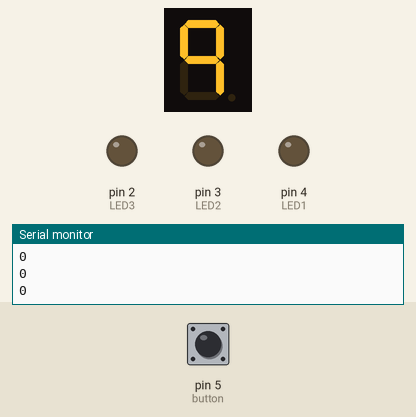
Simulated run of this sketch. Board: Arduino Uno, built with avr-gcc and run on an emulated ATmega328P. Parts: 1-digit seven-segment display, output pins drawn as LEDs (lit = HIGH), the last lines printed to the serial monitor. Wiring (inferred from the names in the program): 1-digit 7-segment display, segments lit when HIGH: segments pin 13, pin 12, pin 11, pin 10, pin 9, pin 8, pin 7. The inputs (shaded band) are chosen by the test bench; at power-on: pin 5 (button) LOW. Random numbers use the default seed unless the sketch sets one; the segment pins are drawn as the display they are named for; pins used as bus, display or sensor lines are not drawn.

Above: at 1.2 s.
1.3 s: pin 5 (button) pulled HIGH for 3.2 s
At 1.4 s:
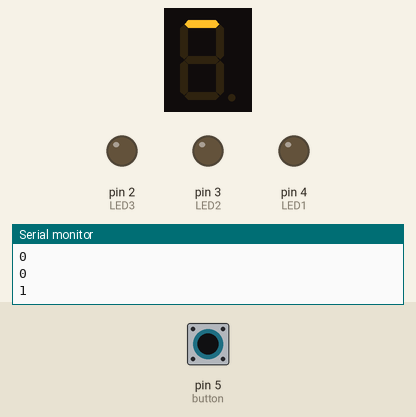
5.1 s: pin 5 (button) pulled HIGH for 1 s
6.7 s: pin 5 (button) pulled HIGH for 1 s
8.3 s: pin 5 (button) driven HIGH
At 9.76 s:
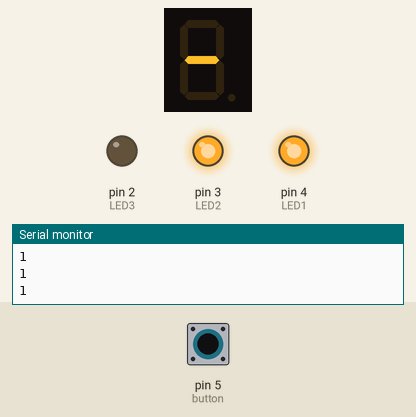
11.3 s: pin 5 (button) driven LOW
At 12.83 s:
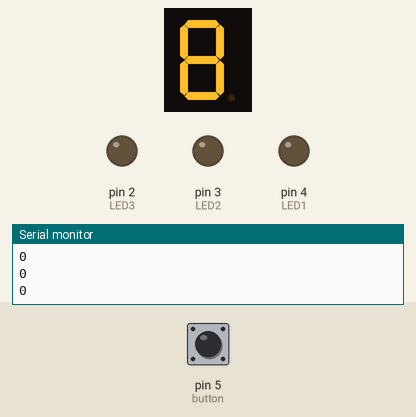
Timing chart, 0 to 14.2 s (numbered marks = the images above; inputs shaded):
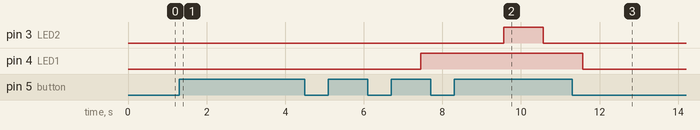

The sketch:

7_segment_game.ino
```cpp
//Created By: Aditya Bangalore.
//Date: March 28, 2020.
//This code was uploaded to the Arduino to play the seven segment display game.

#include <Metro.h> //Include a timing library that will allow for the button pin to read continuously while the seven segment display shows numbers.

#define A 13 //Assign appropriate pins to variables for each purpose.
#define B 12
#define C 11
#define D 10
#define E 9
#define F 8
#define G 7
#define DP 6
#define button 5
#define LED1 4
#define LED2 3
#define LED3 2

int present; //Create an integer that will change based on which number is displayed on the seven segment.

Metro buttonAndCheckMetro = Metro(1); //Set the interval for reading and checking the input from the button as 1 ms.
Metro gameMetro = Metro(450); //Set the interval for changing the number on the seven segment.

void off() {  //Create a function that turns off the display. Gives the variable present a value of -1.
  present = -1;
  digitalWrite(A, LOW);
  digitalWrite(B, LOW);
  digitalWrite(C, LOW);
  digitalWrite(D, LOW);
  digitalWrite(E, LOW);
  digitalWrite(F, LOW);
  digitalWrite(G, LOW);
  present = -1;
}

void zero() {
  present = 0;  //Create a function that shows a 0 on the display. Gives the variable present a value of 0.
  digitalWrite(A, HIGH);
  digitalWrite(B, HIGH);
  digitalWrite(C, HIGH);
  digitalWrite(D, HIGH);
  digitalWrite(E, HIGH);
  digitalWrite(F, HIGH);
  digitalWrite(G, LOW);
  present = 0;
}

bool checkZero() {  //Creates a function to check if 0 is on the display. 0 is the key number.
  if(present == 0) {
    return true;
  }
  else {
    return false;
  }
}

void one() {  //Creates a function to display a 1 on the display. Gives the variable present a value of 1.
  present = 1;
  digitalWrite(A, LOW);
  digitalWrite(B, HIGH);
  digitalWrite(C, HIGH);
  digitalWrite(D, LOW);
  digitalWrite(E, LOW);
  digitalWrite(F, LOW);
  digitalWrite(G, LOW);
  present = 1;
}

void two() {  //Creates a function to display a 2 on the display. Gives the variable present a value of 2.
  present = 2;
  digitalWrite(A, HIGH);
  digitalWrite(B, HIGH);
  digitalWrite(C, LOW);
  digitalWrite(D, HIGH);
  digitalWrite(E, HIGH);
  digitalWrite(F, LOW);
  digitalWrite(G, HIGH);
  present = 2;
}

void three() {  //Creates a function to display a 3 on the display. Gives the variable present a value of 3.
  present = 3;
  digitalWrite(A, HIGH);
  digitalWrite(B, HIGH);
  digitalWrite(C, HIGH);
  digitalWrite(D, HIGH);
  digitalWrite(E, LOW);
  digitalWrite(F, LOW);
  digitalWrite(G, HIGH);
  present = 3;
}

void four() { //Creates a function to display a 4 on the display. Gives the variable present a value of 4.
  present = 4;
  digitalWrite(A, LOW);
  digitalWrite(B, HIGH);
  digitalWrite(C, HIGH);
  digitalWrite(D, LOW);
  digitalWrite(E, LOW);
  digitalWrite(F, HIGH);
  digitalWrite(G, HIGH);
  present = 4;
}

void five() { //Creates a function to display a 5 on the display. Gives the variable present a vlaue of 5.
  present = 5;
  digitalWrite(A, HIGH);
  digitalWrite(B, LOW);
  digitalWrite(C, HIGH);
  digitalWrite(D, HIGH);
  digitalWrite(E, LOW);
  digitalWrite(F, HIGH);
  digitalWrite(G, HIGH);
  present = 5;
}

void six() {  //Creates a function to display a 6 on the display. Gives the variable present a value of 6.
  present = 6;
  digitalWrite(A, LOW);
  digitalWrite(B, LOW);
  digitalWrite(C, HIGH);
  digitalWrite(D, HIGH);
  digitalWrite(E, HIGH);
  digitalWrite(F, HIGH);
  digitalWrite(G, HIGH);
  present = 6;
}

void seven() {  //Creates a function to display a 7 on the display. Gives the variable present a value of 7.
  present = 7;
  digitalWrite(A, HIGH);
  digitalWrite(B, HIGH);
  digitalWrite(C, HIGH);
  digitalWrite(D, LOW);
  digitalWrite(E, LOW);
  digitalWrite(F, LOW);
  digitalWrite(G, LOW);
  present = 7;
}

void eight() {  //Creates a function to display an 8 on the display. Gives the variable present a value of 8.
  present = 8;
  digitalWrite(A, HIGH);
  digitalWrite(B, HIGH);
  digitalWrite(C, HIGH);
  digitalWrite(D, HIGH);
  digitalWrite(E, HIGH);
  digitalWrite(F, HIGH);
  digitalWrite(G, HIGH);
  present = 8;
}

void nine() { //Creates a function to display a 9 on the display. Gives the variable present a value of 9.
  present = 9;
  digitalWrite(A, HIGH);
  digitalWrite(B, HIGH);
  digitalWrite(C, HIGH);
  digitalWrite(D, LOW);
  digitalWrite(E, LOW);
  digitalWrite(F, HIGH);
  digitalWrite(G, HIGH);
  present = 9;
}

void earnPoint() {  //Creates an animation on the display to show the user they earned a point.
  for(int a = 1; a <= 3; a += 1) {
    digitalWrite(A, HIGH);
    delay(50);
    digitalWrite(A, LOW);
    delay(50);
    digitalWrite(B, HIGH);
    delay(50);
    digitalWrite(B, LOW);
    delay(50);
    digitalWrite(C, HIGH);
    delay(50);
    digitalWrite(C, LOW);
    delay(50);
    digitalWrite(D, HIGH);
    delay(50);
    digitalWrite(D, LOW);
    delay(50);
    digitalWrite(E, HIGH);
    delay(50);
    digitalWrite(E, LOW);
    delay(50);
    digitalWrite(F, HIGH);
    delay(50);
    digitalWrite(F, LOW);
    delay(50);
    digitalWrite(G, LOW);
    delay(50);
  }
}

void losePoint() {  //Creates an animation on the display to show the user that they lost a point.
  for(int a = 1; a <= 3; a += 1) {
    digitalWrite(A, HIGH);
    delay(100);
    digitalWrite(A, LOW);
    digitalWrite(G, HIGH);
    delay(100);
    digitalWrite(G, LOW);
    digitalWrite(D, HIGH);
    delay(100);
    digitalWrite(D, LOW);
  }
}

void firstPoint() { //Create a function to turn the first LED on.
  digitalWrite(LED1, HIGH);
}

void secondPoint() {  //Create a function to turn the second LED on.
  digitalWrite(LED2, HIGH);
}

void thirdPoint() { //Create a function to turn the third LED on.
  digitalWrite(LED3, HIGH);
}

void win() {  //Blink all three LEDs when the user wins.
  for(int b = 1; b <= 5; b += 1) {
    digitalWrite(LED1, LOW);
    digitalWrite(LED2, LOW);
    digitalWrite(LED3, LOW);
    delay(500);
    digitalWrite(LED1, HIGH);
    digitalWrite(LED2, HIGH);
    digitalWrite(LED3, HIGH);
    delay(500);
  }
  digitalWrite(LED1, LOW);
  digitalWrite(LED2, LOW);
  digitalWrite(LED3, LOW);
}

void game() { //Displays random numbers from 0 to 9.
  off();
  delay(10);
  int num = random(0,10);
  switch(num) {
    case 0:
      zero();
      break;
    case 1:
      one();
      break;
    case 2:
      two();
      break;
    case 3:
      three();
      break;
    case 4:
      four();
      break;
    case 5:
      five();
      break;
    case 6:
      six();
      break;
    case 7:
      seven();
      break;
    case 8:
      eight();
      break;
    case 9:
      nine();
      break;
    }

}

void setup() {  //Define the function of each pin (output or input). Initialize other components.
  pinMode(A, OUTPUT);
  pinMode(B, OUTPUT);
  pinMode(C, OUTPUT);
  pinMode(D, OUTPUT);
  pinMode(E, OUTPUT);
  pinMode(F, OUTPUT);
  pinMode(G, OUTPUT);
  pinMode(button, INPUT);
  pinMode(LED1, OUTPUT);
  pinMode(LED2, OUTPUT);
  pinMode(LED3, OUTPUT);
  randomSeed(analogRead(0));
  Serial.begin(9600);
}

void loop() {
  bool btnrdng = digitalRead(button); //tells if the button is on or off.
  bool check0 = checkZero();  //tells if 0 is on the display.

  if(buttonAndCheckMetro.check()) { //create a thread to run every 1 ms.
    Serial.println(btnrdng);  //print the button reading.
    if(check0 && btnrdng) { //If 0 is on the display and the button is pressed,
          off();  //turn off display.
          delay(50);  //wait 50 ms.
          earnPoint();  //display animation for earning a point.
          delay(100); //wait 100 ms.
          for(int a = 1; a <= 3; a += 1) {
            switch(a) {
              case 1: //when a is 1,
                if(digitalRead(LED1) == LOW) { //if LED 1 is low,
                  firstPoint(); //turn it on.
                  break;
                }
                else {
                  firstPoint(); //if LED 1 is high,
                  a = 2;  //change a to 2.
                }
              case 2: //if a is 2,
                if(digitalRead(LED2) == LOW) { //if LED 2 is low,
                  firstPoint(); //turn LED 1 on.
                  secondPoint();  //turn LED 2 on.
                  break;
                }
                else {  //if LED 2 is high,
                  firstPoint(); //turn LED 1 on.
                  secondPoint();  //turn LED 2 on.
                  a = 3;  //change a to 3.
                }
              case 3: //if a is 3,
                if(digitalRead(LED3) == LOW) { //if LED 3 is low,
                  firstPoint(); //turn LED 1 on.
                  secondPoint();  //turn LED 2 on.
                  thirdPoint(); //turn LED 3 on.
                  delay(500); //wait 500  ms.
                  win();  //blink LEDs three times. The user won!
                  break;
                }
              }
              break;
           }
        }
        else if (check0 == false && btnrdng){ //if the button reading is high but 0 is not displayed,
          off();  //turn off the display.
          delay(50);  //wait 50 ms.
          losePoint();  //show animation that user lost.
          off();  //turn off display.
          delay(50);  //wait 50 ms.
          if(digitalRead(LED1) && digitalRead(LED2) == LOW && digitalRead(LED3) == LOW) { //if LED 1 is on, but LED 2 and 3 are off,
            digitalWrite(LED1, LOW);  //turn off LED 1.
          }
          else if(digitalRead(LED1) && digitalRead(LED2) && digitalRead(LED3) == LOW) { //if LED 1 and 2 are on, but LED 3 is off,
            digitalWrite(LED2, LOW);  //turn off LED 2.
          }
        }
  }
  if(gameMetro.check()) { //every 450 ms,
      game(); //run the game() function (display a random number).
      }
    }
```

Measured:
- what the display in image 3 shows lasts 0.5 s, from 12.6 s to 13.1 s
